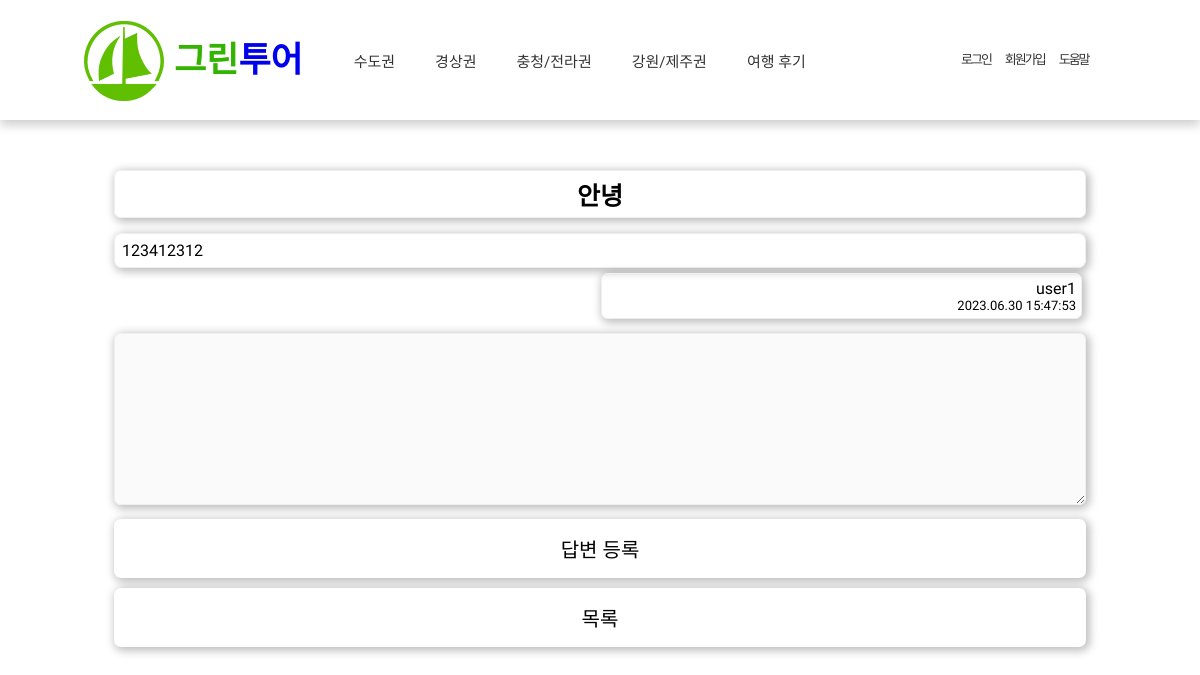
Page /tour/detail/11/ on the committed database.
### tour/models.py (models this page shows, shortened)
class Question(models.Model):
    author = models.ForeignKey(User, on_delete=models.CASCADE)
    subject = models.CharField(max_length=200)
    content = models.TextField()
    create_date = models.DateTimeField()
    modify_date = models.DateTimeField(null=True, blank=True)
    photo = models.ImageField(upload_to='tour/images/%Y/%m/%d/',
                              null=True, blank=True)

### tour/views.py (the view)
# urls.py: path('detail/<int:question_id>/', views.detail, name='detail'),
def detail(request, question_id):
    question = get_object_or_404(Question, pk=question_id)
    context = {'question': question}
    return render(request, 'tour/detail.html', context)

### templates/tour/detail.html (shortened to what this page needs)
{% extends 'base.html' %}
{% load static %}
{% block content %}
{% include 'header.html' %}
<link rel="stylesheet" href="{% static 'tour/css/boardDetail.css' %}">
<div class="board_detail_container">
    <h2 class="board_detail_subject">{{ question.subject }}</h2>
    <div class="board_detail_part1">
        <div class="board_detail_content_part1_all">
            <div class="board_detail_content">
                {{ question.content }}
            </div>
            <div class="board_detail_author_date_all">
                <div class="board_detail_author_create_date">
                    <div class="board_detail_author">{{ question.author }}</div>
                    <div class="board_detail_create_date">{{ question.create_date|date:"Y.m.d H:i:s" }}</div>
                </div>
            </div>
        </div>
    </div>
    <form action="{% url 'tour:answer_create' question.id %}" method="post" class="board_detail_textarea_form">
        <div class="board_detail_textarea_box">
            <textarea name="content" id="content" rows="10" cols="40" class="board_detail_textarea"
                      {% if not user.is_authenticated %}disabled{% endif %}></textarea>
        </div>
        <input type="submit" value="답변 등록" class="board_detail_input_button">
    </form>
    <button type="button" class="board_detail_button" onclick="location.href='{% url 'tour:question_list' %}'">목록</button>
</div>
{% endblock %}

### static/tour/css/style.css (style rules this page uses)
* { margin: 0; padding: 0; box-sizing: border-box; }

### static/tour/css/head.css (style rules this page uses)
* { margin: 0; padding: 0; font-family: Arial, Helvetica, sans-serif; text-decoration: none; }

### static/tour/css/boardDetail.css (style rules this page uses)
* { margin: 0; padding: 0; box-sizing: border-box; font-family: 'Belanosima', sans-serif; }
.board_detail_container { width: 90%; margin: 50px auto; text-align: center; }
.board_detail_subject { width: 90%; margin: 10px auto 15px auto; padding: 5px; font-size: 25px; border-radius: 7px; border: 1px solid #EFEFEF; box-shadow: 2px 2px 8px 2px rgba(0, 0, 0, 0.25) }
.board_detail_content { width: 90%; margin: 0 auto 5px auto; padding: 7px; text-align: left; border-radius: 8px; border: 1px solid #EFEFEF; box-shadow: 2px 2px 8px 2px rgba(0, 0, 0, 0.25) }
.board_detail_author_date_all, .board_detail_answer_author_date_all1 { width: 90%; margin: -10px auto 0 auto; height: 7vh; display: inline-block; justify-content: center; align-items: center; }
.board_detail_modify_date_all, .board_detail_author_create_date, .board_detail_answer_modify_text_date, .board_detail_answer_author_create_date { width: 49%; margin: 10px auto 0 auto; padding: 5px; text-align: right; float: right; border-radius: 7px; border: 1px solid #EFEFEF; box-shadow: 2px 2px 8px 2px rgba(0, 0, 0, 0.25) }
.board_detail_author_date_all { justify-content: center; }
.board_detail_modify_date, .board_detail_create_date, .board_detail_answer_modify_date, .board_detail_answer_create_date { font-size: 13px; }
.board_detail_textarea_box { margin: 10px auto 10px auto; text-align: center; }
.board_detail_textarea, .board_detail_input_button, .board_detail_button { width: 90%; }
.board_detail_textarea { padding: 10px; text-align: left; border-radius: 7px; border: 1px solid #EFEFEF; box-shadow: 2px 2px 8px 2px rgba(0, 0, 0, 0.25) }
.board_detail_input_button, .board_detail_button { padding: 10px 0; margin: 0 0 10px 0; border-radius: 7px; background: #fff; font-size: 20px; border: none; box-shadow: 2px 2px 8px 2px rgba(0, 0, 0, 0.25) }
@media screen and (min-width: 780px) { .board_detail_modify_date_all, .board_detail_author_create_date, .board_detail_answer_modify_text_date, .board_detail_answer_author_create_date { width: 49%; margin: 10px auto; } }
@media screen and (min-width: 780px) { .board_detail_author_date_all { text-align: center; margin-right: 8px; } }
@media screen and (min-width: 780px) { .board_detail_input_button, .board_detail_button { padding: 15px 0; } }
@media screen and (min-width: 1100px) { .board_detail_author_create_date, .board_detail_modify_date_all { width: 49.5%; } }

### rows in the picture
Question: subject "안녕", content "123412312", author "user1", create_date "2023.06.30 15:47:53"
